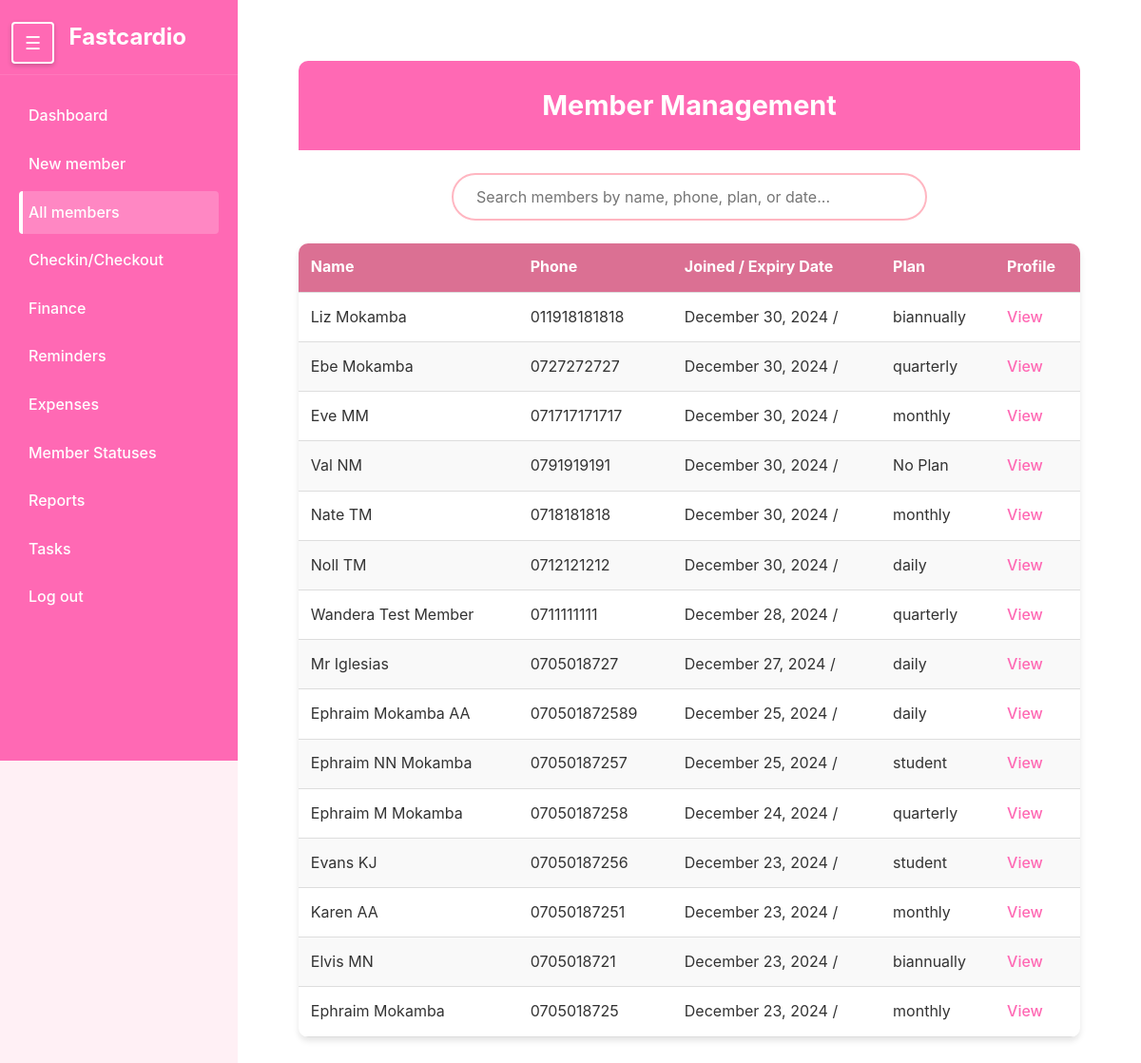
Before: /members/ with the older database file.
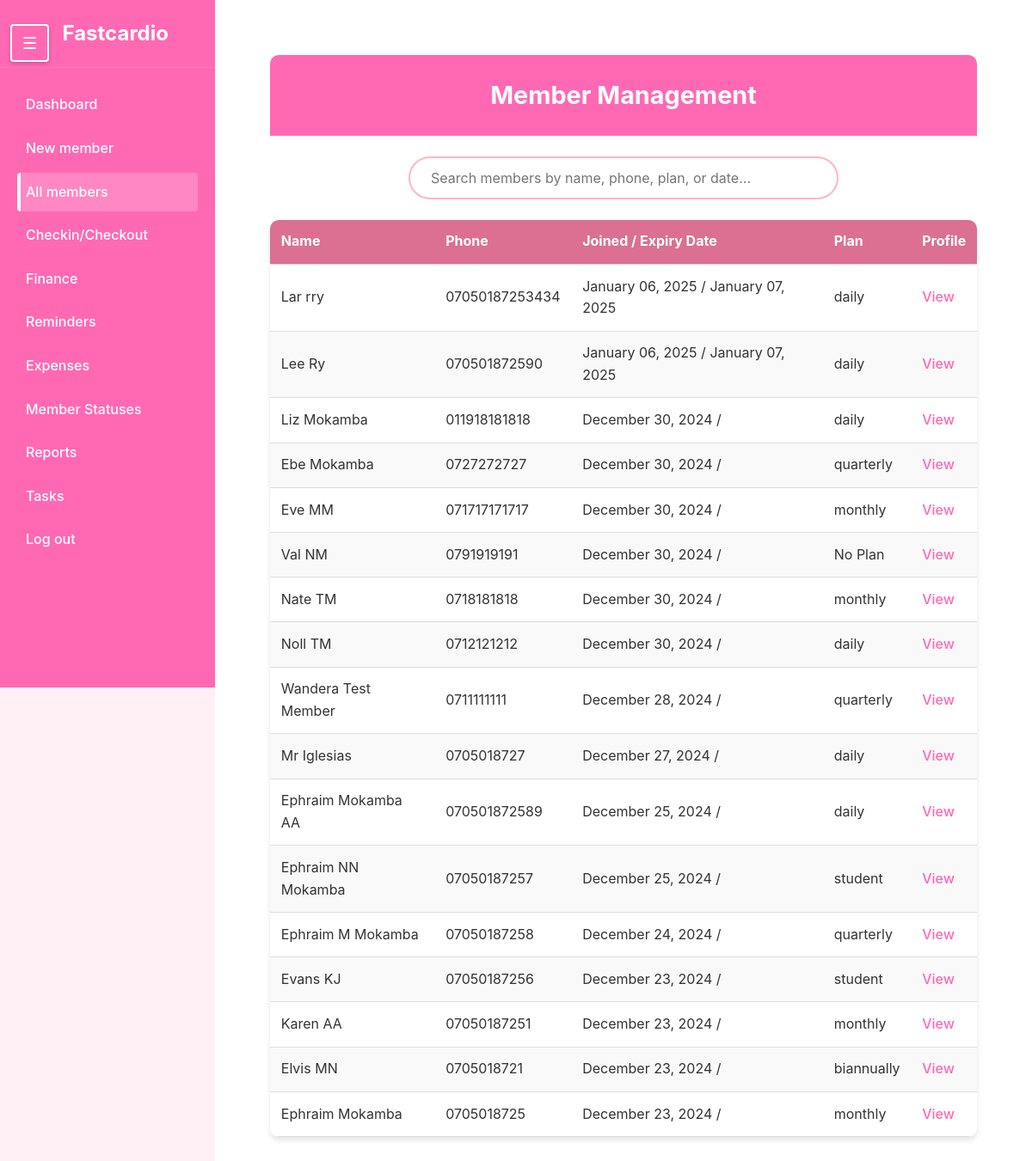
After: the same page with the newer database file.
### members/models.py (models this page shows, shortened)
class Member(models.Model):
    first_name = models.CharField(max_length=50)
    last_name = models.CharField(max_length=50)
    phone_number = models.CharField(max_length=15)
    date_joined = models.DateTimeField(auto_now_add=True)
    membership_expiry = models.DateField(null=True, blank=True, help_text="Date when the membership expires")
    is_active = models.BooleanField(default=False)
    is_frozen = models.BooleanField(default=False)
    additional_info = models.TextField(blank=True,null=True)
    gender = models.CharField(max_length= 6)
    balance = models.DecimalField(
        max_digits=10,
        decimal_places=2,
        default=0,
        help_text="Positive balance indicates credit, negative indicates debt"
    )
    def __str__(self):
        return f"{self.first_name} {self.last_name}"

class PaymentDetails(models.Model):
    PLAN_CHOICES = [
        ('daily', 'Daily'),
        ('monthly', 'Monthly'),
        ('quarterly', 'Quarterly'),
        ('biannually', 'Biannually'),
        ('annually', 'Annually'),
        ('student', 'Student Package'),
        ('complete', 'Complete Payment'),
    ]
    member = models.ForeignKey('Member', on_delete=models.CASCADE, related_name='payments', verbose_name="Member")
    plan = models.CharField(max_length=20, choices=PLAN_CHOICES, verbose_name="Payment Plan")
    amount = models.DecimalField(max_digits=10, decimal_places=2, verbose_name="Amount Paid")
    payment_date = models.DateField(default=timezone.now, verbose_name="Payment Date")
    transaction_id = models.CharField(max_length=100, blank=True, null=True, verbose_name="Transaction ID")
    class Meta:
        verbose_name = "Payment Detail"
        verbose_name_plural = "Payment Details"
        ordering = ['-payment_date']

### members/views.py (the view)
# urls.py: path('', include('members.urls'))
def members(request):
    members_with_payments = []
    today = timezone.now().date()
    for member in Member.objects.all():
        payments = PaymentDetails.objects.filter(member=member)
        total_amount_paid = payments.aggregate(total=Sum('amount'))['total'] or 0
        latest_payment = payments.order_by('-payment_date').first()
        membership_status = 'Expired'
        days_until_expiry = None
        if member.membership_expiry:
            days_until_expiry = (member.membership_expiry - today).days
            if member.is_frozen:
                membership_status = 'Frozen'
            elif days_until_expiry > 7:
                membership_status = 'Active'
            elif days_until_expiry > 0:
                membership_status = 'Expiring Soon'
            else:
                membership_status = 'Expired'
                member.is_active = False
                member.save()
        member_data = {
            'id': member.id,
            'full_name': str(member),
            'first_name': member.first_name,
            'last_name': member.last_name,
            'phone_number': member.phone_number,
            'date_joined': member.date_joined,
            'additional_info': member.additional_info or '',
            'total_amount_paid': total_amount_paid,
            'latest_plan': latest_payment.plan if latest_payment else 'No Plan',
            'latest_payment_date': latest_payment.payment_date if latest_payment else None,
            'expiry_date': member.membership_expiry,
            'membership_status': membership_status,
            'days_until_expiry': days_until_expiry,
            'is_frozen': member.is_frozen
        }
        members_with_payments.append(member_data)
    members_with_payments.reverse()
    return render(request, 'allmembers.html', {
        'members': members_with_payments,
        'today': today
    })

### members/templates/allmembers.html (shortened to what this page needs)
{% extends 'sidebar.html' %}
{% load static %}
{% block extra_styles %}
    <link rel="stylesheet" href="{% static 'allmembers.css' %}">
{% endblock %}
{% block content %}
    <div class="dashboard">
        <header class="dashboard-header">
            <h1>Member Management</h1>
        </header>
        <div class="search-container">
            <input type="text" id="searchInput" class="search-input" placeholder="Search members by name, phone, plan, or date...">
        </div>
        <table class="members-table">
            <thead>
                <tr>
                    <th>Name</th>
                    <th>Phone</th>
                    <th>Joined / Expiry Date</th>
                    <th>Plan</th>
                    <th>Profile</th>
                </tr>
            </thead>
            <tbody id="memberTableBody">
                {% for member in members %}
                <tr>
                    <td data-label="Name">{{ member.full_name }}</td>
                    <td data-label="Phone">{{ member.phone_number }}</td>
                    <td data-label="Joined/Expiry">{{ member.date_joined|date:"F d, Y" }} / {{ member.expiry_date|date:"F d, Y" }}</td>
                    <td data-label="Plan">{{ member.latest_plan }}</td>
                    <td data-label="Profile"><a href="{% url 'Member details' member.id %}">View</a></td>
                </tr>
                {% endfor %}
            </tbody>
        </table>
    </div>
{% endblock %}

Changed rows visible on the page:
no longer on this page (row unchanged): PaymentDetails: latest_plan "biannually"
added Member: phone_number "07050187253434", date_joined "January 06, 2025", expiry_date "January 07, 2025"
added PaymentDetails: latest_plan "daily"
added Member: phone_number "070501872590", date_joined "January 06, 2025", expiry_date "January 07, 2025"
added PaymentDetails: latest_plan "daily"
added PaymentDetails: latest_plan "daily"
Other visible differences:
new list line: "Lar rry / View"
new list line: "Lee Ry / View"
new list line: "Liz Mokamba / View"
new list line: "011918181818 December 30, 2024"
list line gone: "Liz Mokamba / View"
list line gone: "011918181818 December 30, 2024"
